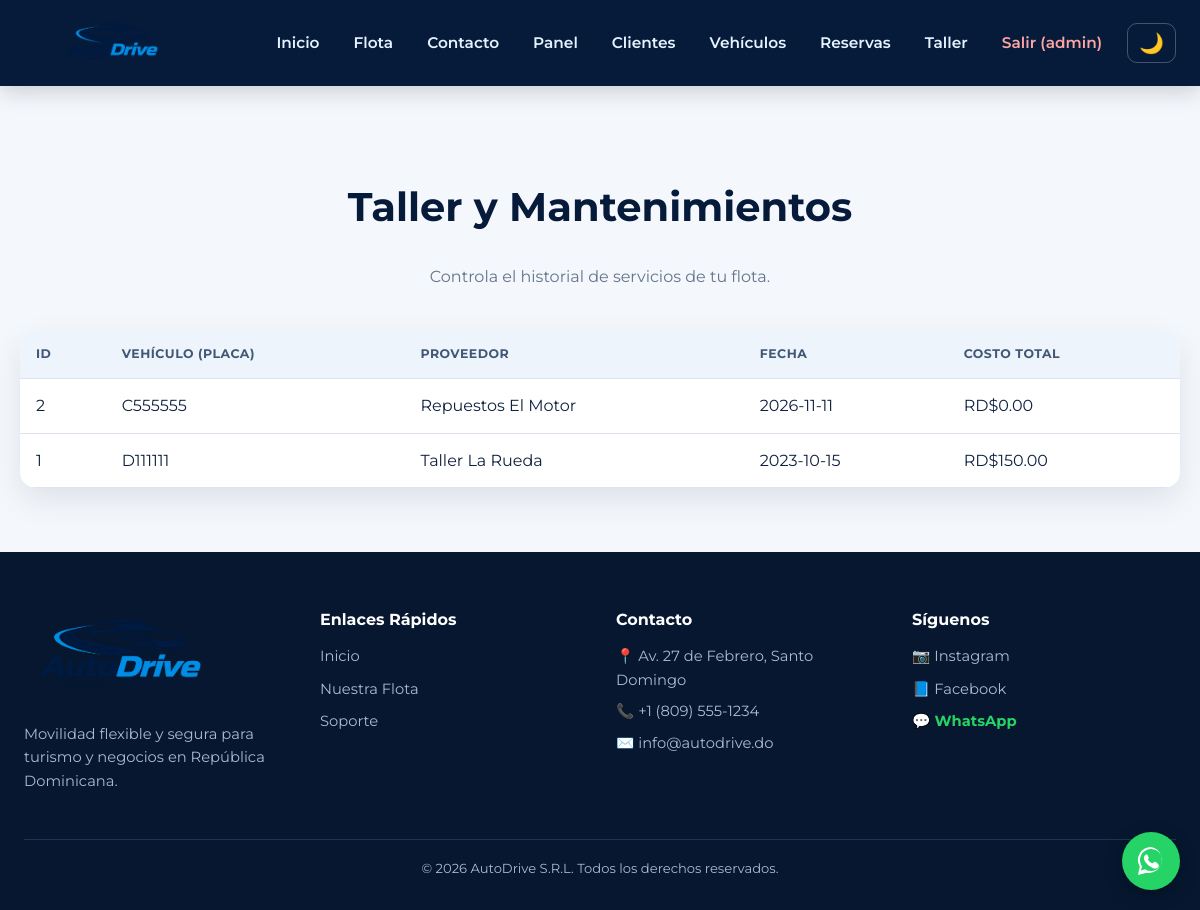
Screenshot of /03-aplicacionAutoDrive/public_html/mantenimientos.php (signed in) with the database file from the repository.
### tables this page shows
CREATE TABLE `Mantenimientos` (
  `Mantenimientos_ID` int(11) NOT NULL,
  `Vehiculos_ID` int(11) NOT NULL,
  `Proveedores_ID` int(11) NOT NULL,
  `Mantenimientos_Fecha` date DEFAULT curdate(),
  `Mantenimientos_CostoTotal` decimal(10,2) DEFAULT 0.00
);

CREATE TABLE `Vehiculos` (
  `Vehiculos_ID` int(11) NOT NULL,
  `Vehiculos_Placa` varchar(10) NOT NULL,
  `Vehiculos_Anio` int(11) NOT NULL,
  `Marcas_ID` int(11) NOT NULL,
  `Categorias_ID` int(11) NOT NULL,
  `EstadosVehiculo_ID` int(11) NOT NULL
);

CREATE TABLE `Proveedores` (
  `Proveedores_ID` int(11) NOT NULL,
  `Proveedores_Nombre` varchar(100) NOT NULL,
  `Proveedores_Telefono` varchar(15) DEFAULT NULL,
  `Proveedores_Email` varchar(100) DEFAULT NULL
);

### 03-aplicacionAutoDrive/public_html/mantenimientos.php (the view, shortened to what this page needs)
<?php
require 'lib.php';
?>
<div class="container">
    <div class="seccion-titulo" style="text-align: center; margin-bottom: 40px;">
        <h2 style="font-size: clamp(2rem, 4vw, 2.5rem); color: var(--navy);">Taller y Mantenimientos</h2>
        <p style="color: var(--m);">Controla el historial de servicios de tu flota.</p>
    </div>
    <div class="tw">
        <table>
            <thead>
                <tr>
                    <th>ID</th><th>Vehículo (Placa)</th><th>Proveedor</th><th>Fecha</th><th>Costo Total</th>
                </tr>
            </thead>
            <tbody>
                <?php
                $sql = "SELECT m.*, v.Vehiculos_Placa, p.Proveedores_Nombre
                        FROM Mantenimientos m
                        JOIN Vehiculos v ON m.Vehiculos_ID = v.Vehiculos_ID
                        LEFT JOIN Proveedores p ON m.Proveedores_ID = p.Proveedores_ID
                        ORDER BY m.Mantenimientos_Fecha DESC";
                $mantenimientos = q($sql)->fetchAll();
                if (empty($mantenimientos)): ?>
                    <tr><td colspan="5" style="text-align: center; padding: 30px;">No hay mantenimientos registrados.</td></tr>
                <?php else: foreach ($mantenimientos as $m): ?>
                <tr>
                    <td><?= $m['Mantenimientos_ID'] ?></td>
                    <td><?= h($m['Vehiculos_Placa']) ?></td>
                    <td><?= h($m['Proveedores_Nombre'] ?? 'N/A') ?></td>
                    <td><?= h($m['Mantenimientos_Fecha']) ?></td>
                    <td>RD$<?= number_format((float)$m['Mantenimientos_CostoTotal'], 2) ?></td>
                </tr>
                <?php endforeach; endif; ?>
            </tbody>
        </table>
    </div>
</div>

### 03-aplicacionAutoDrive/public_html/estilos.css (style rules this page uses)
:root { --bg: #f4f7fb; --c: #ffffff; --t: #10213f; --m: #64748b; --a: #0878d1; --a-hover: #075ca5; --navy: #061b3a; --navy-soft: #0b2d58; --cyan: #16a9ed; --b: #dce5ef; --peligro: #dc3545; --exito: #159b68; --sombra: 0 12px 32px rgba(6, 27, 58, .09); --radio: 16px; }
* { box-sizing: border-box; }
html { scroll-behavior: smooth; }
body { margin: 0; font-family: "Segoe UI", Tahoma, Geneva, Verdana, sans-serif; background: var(--bg); color: var(--t); line-height: 1.6; overflow-x: hidden; }
.container { width: min(1200px, calc(100% - 40px)); margin: 0 auto; padding: 4rem 0; }
h1, h2, h3, h4 { line-height: 1.2; }
h2 { color: var(--navy); }
p { margin-top: 0; }
.tw { overflow-x: auto; background: var(--c); border-radius: var(--radio); box-shadow: var(--sombra); width: 100%; }
table { width: 100%; border-collapse: collapse; }
th, td { text-align: left; padding: 14px 16px; border-bottom: 1px solid var(--b); }
th { background: #edf4fb; font-weight: 700; color: #405875; text-transform: uppercase; font-size: .78rem; letter-spacing: .04em; }

### 03-aplicacionAutoDrive/public_html/lib.php (style rules this page uses)
body { font-family: 'Montserrat', sans-serif; }

### rows the page displays
mantenimientos: Mantenimientos_ID "2", Vehiculos_ID.Vehiculos_Placa "C555555", Proveedores_ID.Proveedores_Nombre "Repuestos El Motor", Mantenimientos_Fecha "2026-11-11", Mantenimientos_CostoTotal "0.00"
mantenimientos: Mantenimientos_ID "1", Vehiculos_ID.Vehiculos_Placa "D111111", Proveedores_ID.Proveedores_Nombre "Taller La Rueda", Mantenimientos_Fecha "2023-10-15", Mantenimientos_CostoTotal "150.00"

### other values shown
$u['nombre'] "admin"
